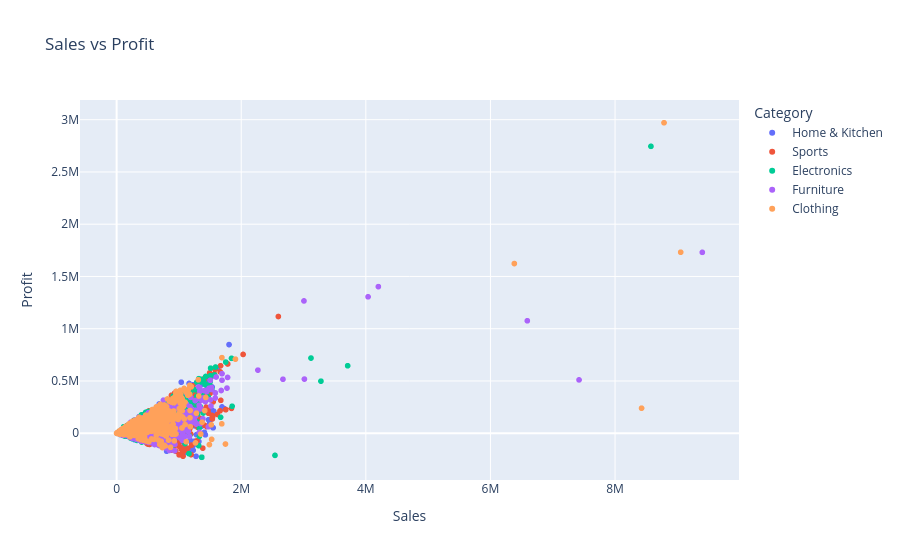

The code cell stored with this chart in its notebook:
### Markdown cell above
**Code Cell 9
Scatter with Color**

### Code cell
fig = px.scatter(
    df,
    x="Sales",
    y="Profit",
    color="Category",
    title="Sales vs Profit"
)

fig.show()

### Figure 1 — Plotly figure (JSON) as saved in the notebook; plotly's stock layout.template omitted (floating-point values rounded to 4 significant figures; data arrays with more than 128 entries replaced by an {"elided": "..."} marker saying what was removed)
{"data": [{"hovertemplate": "Category=Home & Kitchen<br>Sales=%{x}<br>Profit=%{y}<extra></extra>", "legendgroup": "Home & Kitchen", "marker": {"color": "#636efa", "symbol": "circle"}, "mode": "markers", "name": "Home & Kitchen", "showlegend": true, "type": "scattergl", "x": {"elided": "2033 float values"}, "xaxis": "x", "y": {"elided": "2033 float values"}, "yaxis": "y"}, {"hovertemplate": "Category=Sports<br>Sales=%{x}<br>Profit=%{y}<extra></extra>", "legendgroup": "Sports", "marker": {"color": "#EF553B", "symbol": "circle"}, "mode": "markers", "name": "Sports", "showlegend": true, "type": "scattergl", "x": {"elided": "1980 float values"}, "xaxis": "x", "y": {"elided": "1980 float values"}, "yaxis": "y"}, {"hovertemplate": "Category=Electronics<br>Sales=%{x}<br>Profit=%{y}<extra></extra>", "legendgroup": "Electronics", "marker": {"color": "#00cc96", "symbol": "circle"}, "mode": "markers", "name": "Electronics", "showlegend": true, "type": "scattergl", "x": {"elided": "2060 float values"}, "xaxis": "x", "y": {"elided": "2060 float values"}, "yaxis": "y"}, {"hovertemplate": "Category=Furniture<br>Sales=%{x}<br>Profit=%{y}<extra></extra>", "legendgroup": "Furniture", "marker": {"color": "#ab63fa", "symbol": "circle"}, "mode": "markers", "name": "Furniture", "showlegend": true, "type": "scattergl", "x": {"elided": "1987 float values"}, "xaxis": "x", "y": {"elided": "1987 float values"}, "yaxis": "y"}, {"hovertemplate": "Category=Clothing<br>Sales=%{x}<br>Profit=%{y}<extra></extra>", "legendgroup": "Clothing", "marker": {"color": "#FFA15A", "symbol": "circle"}, "mode": "markers", "name": "Clothing", "showlegend": true, "type": "scattergl", "x": {"elided": "2040 float values"}, "xaxis": "x", "y": {"elided": "2040 float values"}, "yaxis": "y"}], "layout": {"legend": {"title": {"text": "Category"}, "tracegroupgap": 0}, "title": {"text": "Sales vs Profit"}, "xaxis": {"anchor": "y", "domain": [0, 1], "title": {"text": "Sales"}}, "yaxis": {"anchor": "x", "domain": [0, 1], "title": {"text": "Profit"}}}}
